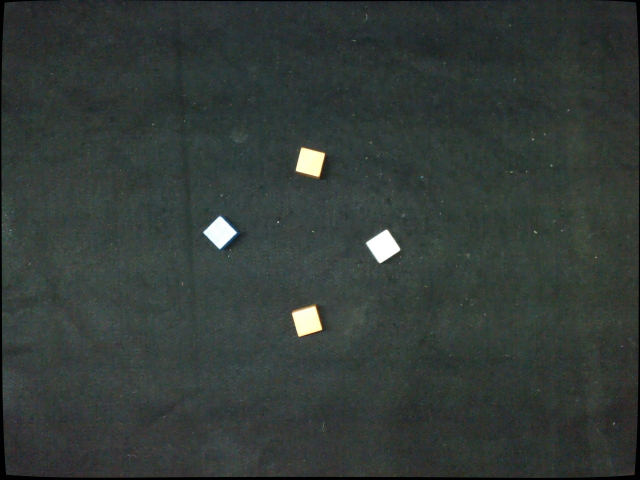
#> input picture team16_ws/output/o.jpg, 1280 x 960 px (shown at 1/2 size)
$ python PartA.py
#> lines starting #> are read from the running program, lines starting #| are printed output that depends on the picture
#> further down, img is the input picture: shape (960, 1280, 3); mean B, G, R 55.5, 58.8, 51
import cv2
import numpy as np
import os
import glob

mtx = np.array(
    [[2.65638724e+03, 0.00000000e+00, 7.07835421e+02],
     [0.00000000e+00, 2.65231835e+03, 4.13485582e+02],
     [0.00000000e+00, 0.00000000e+00, 1.00000000e+00]])

dist = np.array([[-5.39169704e-01, 2.68456414e+01,
                  6.10568726e-03, 7.99300217e-03, -3.45321357e+02]])

rvecs = np.array([
    [[-0.0156484], [0.02297492], [1.17669228]],
    [[-0.04530588], [0.0285935], [0.4085406]],
    [[-0.01357472], [-0.00160925], [-0.03894093]],
    [[-0.01395321], [-0.00513307], [-0.09189605]],
    [[-0.01256387], [-0.03150466], [0.37326597]],
    [[-0.00760046], [-0.00351973], [-1.28859561]],
    [[-0.04886651], [0.0038072], [0.43286323]],
    [[0.05934489], [-0.25505039], [-0.48311125]],
    [[0.02831089], [0.04348857], [1.24757135]],
    [[-0.04936149], [0.02539492], [0.99237457]]])

tvecs = np.array([
    [[4.84412468], [1.6542452], [54.8366371]],
    [[5.33773011e-02], [-2.88550399e+00], [5.52271690e+01]],
    [[-10.70823692], [-4.35786753], [55.09865108]],
    [[-8.97989256], [1.97461715], [54.92068258]],
    [[-5.89632849], [-5.2737655], [55.03205856]],
    [[1.45182512], [6.58386009], [54.69241777]],
    [[-3.08258252], [-0.29383626], [55.1114095]],
    [[-14.08119309], [-2.88373906], [53.99016936]],
    [[6.53025321], [-3.91689003], [54.78554231]],
    [[1.14725789], [-1.961374], [55.21853946]]])


def Calibrate(img):
    h, w = img.shape[:2]
#> h = 960; w = 1280
    print(h, w)
#| 960 1280
    img = cv2.resize(img, (int(w*1), int(h*1)))
    if h > w:
        img = cv2.rotate(img, cv2.ROTATE_90_COUNTERCLOCKWISE)
    h, w = img.shape[:2]
    print(cv2.getOptimalNewCameraMatrix(mtx, dist, (w, h), 1, (w, h)))
#| (array([[2.48449422e+03, 0.00000000e+00, 7.27073734e+02],
#|        [0.00000000e+00, 2.58515994e+03, 4.18793252e+02],
#|        [0.00000000e+00, 0.00000000e+00, 1.00000000e+00]]), (65, 16, 1194, 933))
    newcameramtx, roi = cv2.getOptimalNewCameraMatrix(
        mtx, dist, (w, h), 1, (w, h))
#> roi = (65, 16, 1194, 933)
    dst = cv2.undistort(img, mtx, dist, None, newcameramtx)
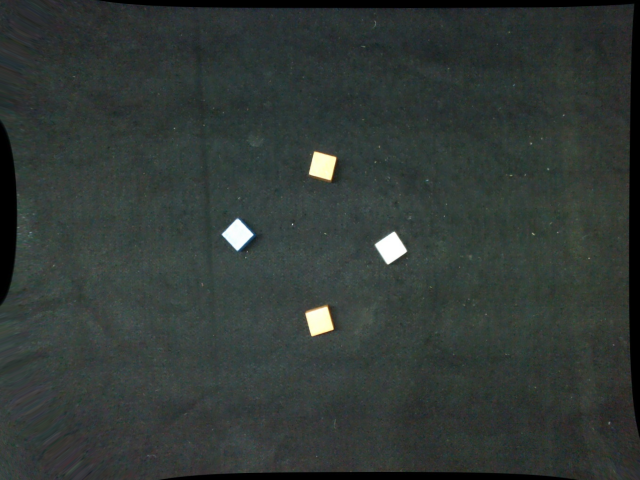
#> dst: shape (960, 1280, 3) (shown at 1/2 size); mean B, G, R 53.9, 57, 49.5

    x, y, w, h = roi
#> x = 65; y = 16; w = 1194; h = 933
    print(x, y, h, w)
#| 65 16 933 1194
    dst = dst[y:y+h, x:x+w]
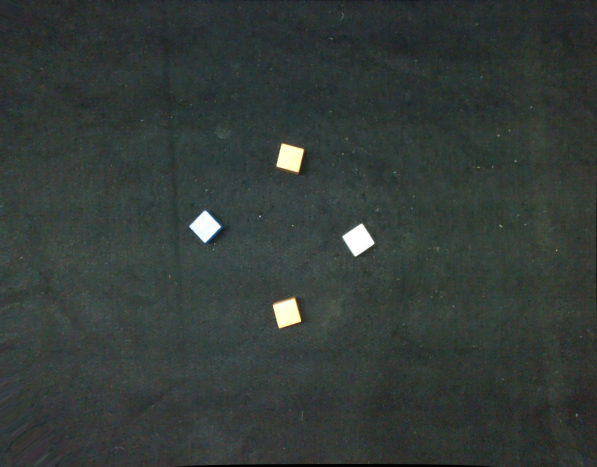
#> dst: shape (933, 1194, 3) (shown at 1/2 size); mean B, G, R 56.2, 59.6, 51.6

    cv2.imshow("undistorted img", dst)
    cv2.waitKey(0)
    cv2.imwrite('./output/calibresult.jpg', dst)
    return dst

# [33 lines of commented-out code are left out]


num = 0
images = glob.glob('./output/o.jpg')
print(images)
img = cv2.imread(images[0])
img = Calibrate(img)
cv2.imshow('hi', img)
cv2.waitKey(0)
# img = Calibrate(images)
# cv2.imshow('jo', img)

$ run again, with team16_ws/output/0.jpg copied over team16_ws/output/o.jpg
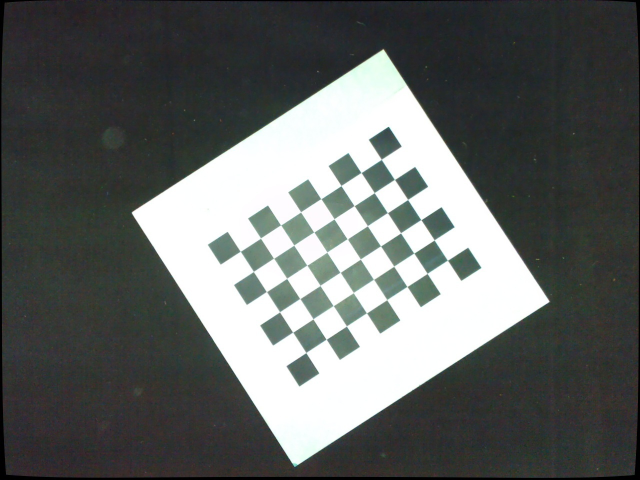
#> input picture team16_ws/output/0.jpg, 1280 x 960 px (shown at 1/2 size)
#> img is the input picture: shape (960, 1280, 3); mean B, G, R 99.2, 101.1, 97.7
#| 960 1280
#| (array([[2.48449422e+03, 0.00000000e+00, 7.27073734e+02],
#|        [0.00000000e+00, 2.58515994e+03, 4.18793252e+02],
#|        [0.00000000e+00, 0.00000000e+00, 1.00000000e+00]]), (65, 16, 1194, 933))
#> in Calibrate, `dst = cv2.undistort(img, mtx, dist, None, newcameramtx)`:
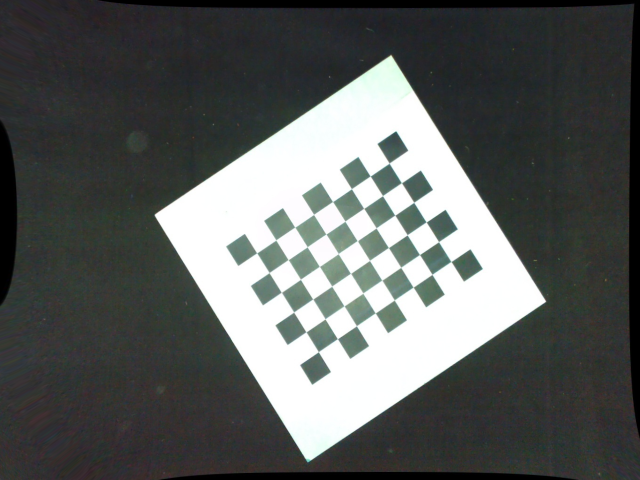
#> dst: shape (960, 1280, 3) (shown at 1/2 size); mean B, G, R 93.5, 95.2, 92
#| 65 16 933 1194
#> in Calibrate, `dst = dst[y:y+h, x:x+w]`:
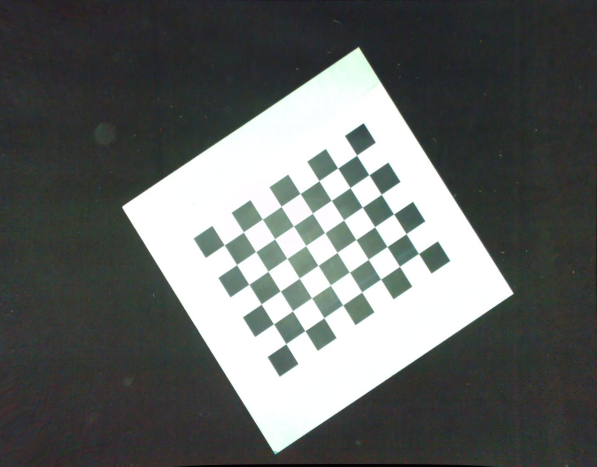
#> dst: shape (933, 1194, 3) (shown at 1/2 size); mean B, G, R 100.3, 102.2, 98.7

$ run again, with team16_ws/output/1.jpg copied over team16_ws/output/o.jpg
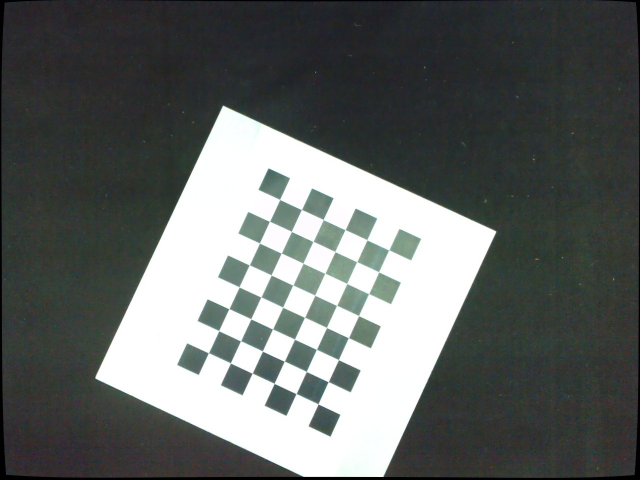
#> input picture team16_ws/output/1.jpg, 1280 x 960 px (shown at 1/2 size)
#> img is the input picture: shape (960, 1280, 3); mean B, G, R 100.1, 102, 97.8
#| 960 1280
#| (array([[2.48449422e+03, 0.00000000e+00, 7.27073734e+02],
#|        [0.00000000e+00, 2.58515994e+03, 4.18793252e+02],
#|        [0.00000000e+00, 0.00000000e+00, 1.00000000e+00]]), (65, 16, 1194, 933))
#> in Calibrate, `dst = cv2.undistort(img, mtx, dist, None, newcameramtx)`:
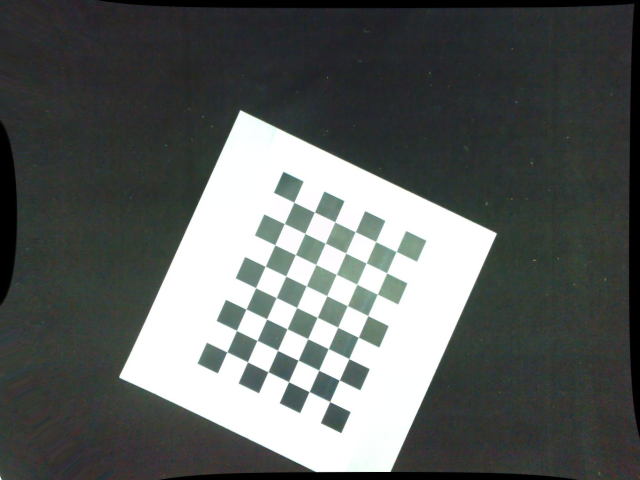
#> dst: shape (960, 1280, 3) (shown at 1/2 size); mean B, G, R 94.3, 96.2, 92.3
#| 65 16 933 1194
#> in Calibrate, `dst = dst[y:y+h, x:x+w]`:
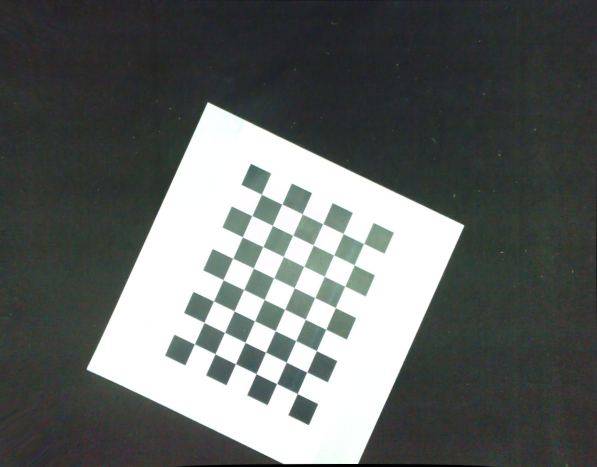
#> dst: shape (933, 1194, 3) (shown at 1/2 size); mean B, G, R 101.1, 103.1, 98.9

$ run again, with team16_ws/output/2.jpg copied over team16_ws/output/o.jpg
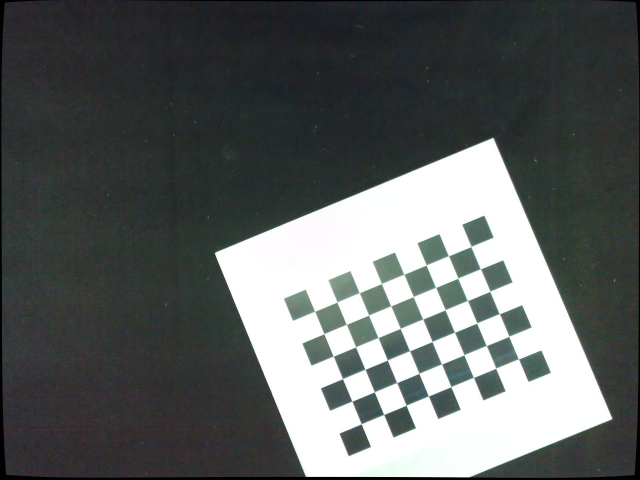
#> input picture team16_ws/output/2.jpg, 1280 x 960 px (shown at 1/2 size)
#> img is the input picture: shape (960, 1280, 3); mean B, G, R 96.4, 97.4, 93.3
#| 960 1280
#| (array([[2.48449422e+03, 0.00000000e+00, 7.27073734e+02],
#|        [0.00000000e+00, 2.58515994e+03, 4.18793252e+02],
#|        [0.00000000e+00, 0.00000000e+00, 1.00000000e+00]]), (65, 16, 1194, 933))
#> in Calibrate, `dst = cv2.undistort(img, mtx, dist, None, newcameramtx)`:
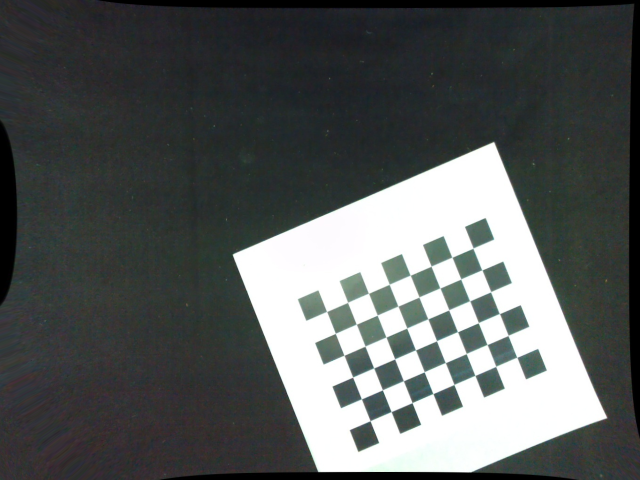
#> dst: shape (960, 1280, 3) (shown at 1/2 size); mean B, G, R 90.8, 91.7, 87.9
#| 65 16 933 1194
#> in Calibrate, `dst = dst[y:y+h, x:x+w]`:
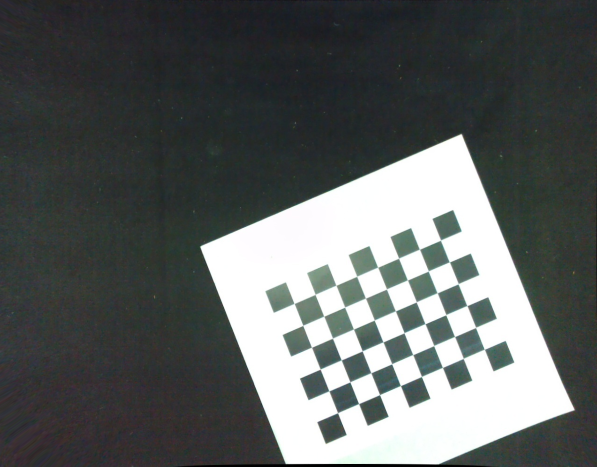
#> dst: shape (933, 1194, 3) (shown at 1/2 size); mean B, G, R 97.2, 98.2, 94
